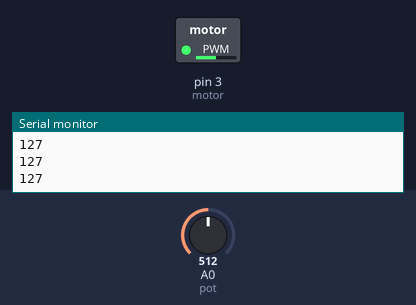
The sketch below on a simulated Arduino Uno, built with avr-gcc and run on an emulated ATmega328P. Shown: switched loads named in the sketch (green lamp = pin HIGH), the last lines printed to the serial monitor. The inputs (shaded band) are chosen by the test bench; at power-on: A0 (pot) = 512.

Above: at 1.2 s.
1.3 s: A0 (pot) set to 716
At 2.6 s:
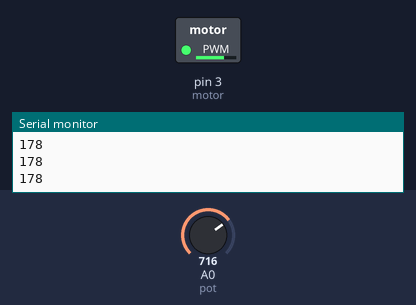
3.1 s: A0 (pot) set to 900
At 3.8 s:
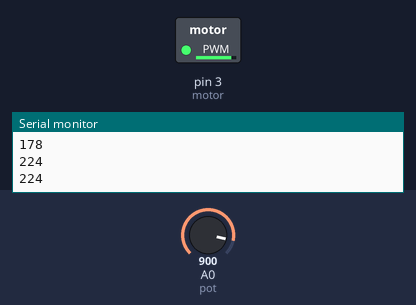
4.7 s: A0 (pot) set to 122
At 5.1 s:
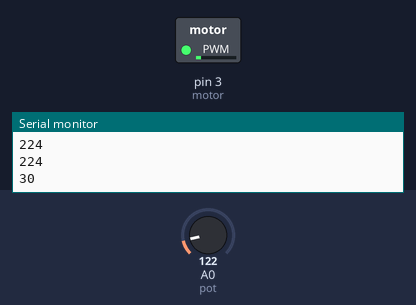
6.3 s: A0 (pot) set to 0
At 7.6 s:
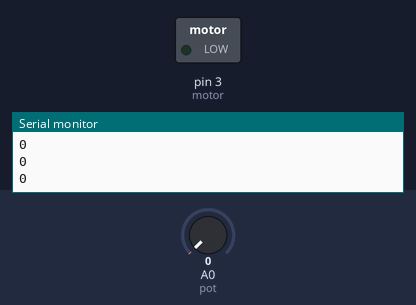
7.9 s: A0 (pot) set to 511
At 8.8 s:
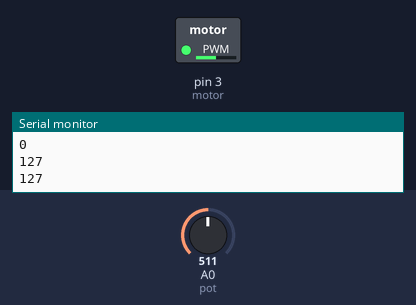
Timing chart, 0 to 10.5 s (numbered marks = the images above; inputs shaded):
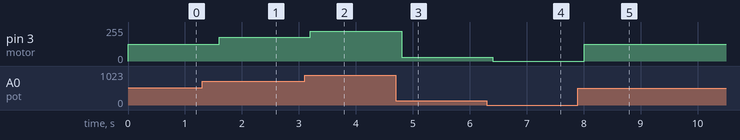

Measured:
- after the input at 1.3 s, pin 3 (motor): 127/255 → 178/255 after 0.30 s
- after the input at 3.1 s, pin 3 (motor): 178/255 → 224/255 after 0.10 s
- after the input at 4.7 s, pin 3 (motor): 224/255 → 30/255 after 0.10 s
- after the input at 6.3 s, pin 3 (motor): 30/255 → 0/255 after 0.11 s
- after the input at 7.9 s, pin 3 (motor): 0/255 → 127/255 after 0.11 s

The sketch:

_19_rota_o_motor_dc1.ino
```cpp
#define motor 3
#define pot A0
int vpot=0;
int vmotor=0;

void setup()
{
  pinMode(motor, OUTPUT);
  pinMode(pot, INPUT);
  Serial.begin(9600);
}

void loop()
{
  vpot=analogRead(pot);
  vmotor=map(vpot, 0, 1023, 0, 255);
  analogWrite(motor, vmotor);
  Serial.println(vmotor);
  delay(400);
}
```
